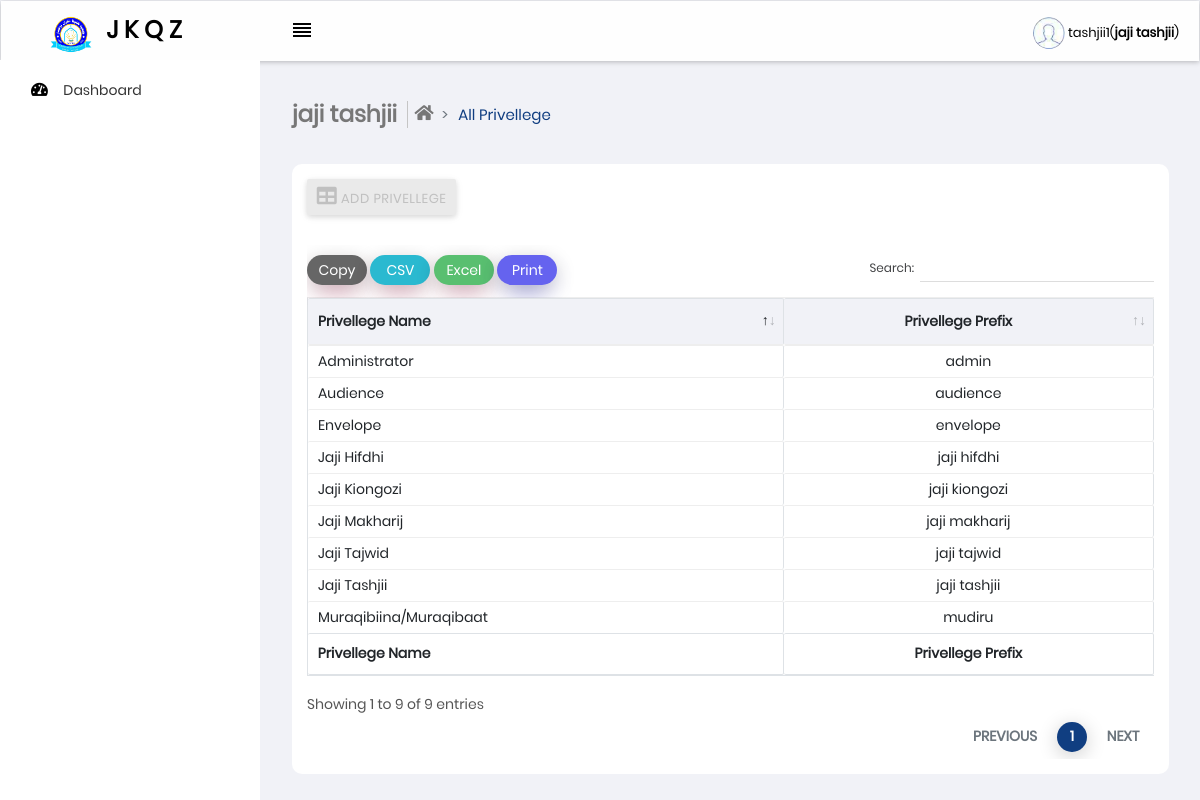
Screenshot of /view-privellege.php (signed in) with the database file from the repository.
### tables this page shows
CREATE TABLE IF NOT EXISTS `tbl_privellege` (
  `privellege_id` int(11) NOT NULL AUTO_INCREMENT,
  `privellege_name` varchar(30) DEFAULT NULL,
  `privellege_option` varchar(30) DEFAULT NULL,
  `privellege_added_date` varchar(30) DEFAULT NULL,
  `privellege_added_by` int(11) DEFAULT NULL,
  `privellege_modified_date` varchar(30) DEFAULT NULL,
  `privellege_modified_by` int(11) DEFAULT NULL,
  `privellege_deleted_date` varchar(30) DEFAULT NULL,
  `privellege_deleted_by` int(11) DEFAULT NULL,
  `privellege_status` varchar(10) DEFAULT NULL,
  PRIMARY KEY (`privellege_id`),
  UNIQUE KEY `privellege_name` (`privellege_name`),
  UNIQUE KEY `privellege_option` (`privellege_option`),
  UNIQUE KEY `privellege_added_date` (`privellege_added_date`),
  UNIQUE KEY `privellege_modified_date` (`privellege_modified_date`),
  UNIQUE KEY `privellege_deleted_date` (`privellege_deleted_date`)
);

### class/authentication.php (the view, shortened to what this page needs)
<?php
require_once 'connection.php';
class Authentication{
    function fetchPrivellege(){
        global $connect;
        $query =  $connect->prepare("SELECT * FROM tbl_privellege WHERE privellege_status = ?");
        $query->bind_param('s',$status);
        $query->execute();
        $result = $query->get_result();
        if(mysqli_num_rows($result) > 0){
            while ($row = mysqli_fetch_assoc($result)) {
                print"<tr>
                    <td>".$row['privellege_name']."</td>
                    <td class='center'>".$row['privellege_option']."</td>
                </tr>";
            }
        }
    }
}

### rows the page displays
tbl_privellege: privellege_name "Administrator", privellege_option "admin"
tbl_privellege: privellege_name "Envelope", privellege_option "envelope"
tbl_privellege: privellege_name "Jaji Kiongozi", privellege_option "jaji kiongozi"
tbl_privellege: privellege_name "Audience", privellege_option "audience"
tbl_privellege: privellege_name "Jaji Hifdhi", privellege_option "jaji hifdhi"
tbl_privellege: privellege_name "Jaji Tashjii", privellege_option "jaji tashjii"
tbl_privellege: privellege_name "Jaji Tajwid", privellege_option "jaji tajwid"
tbl_privellege: privellege_name "Jaji Makharij", privellege_option "jaji makharij"
tbl_privellege: privellege_name "Muraqibiina/Muraqibaat", privellege_option "mudiru"

### other values shown
$_SESSION['jkqz_name'] "tashjii1"
$_SESSION['jkqz_privellege'] "jaji tashjii"
